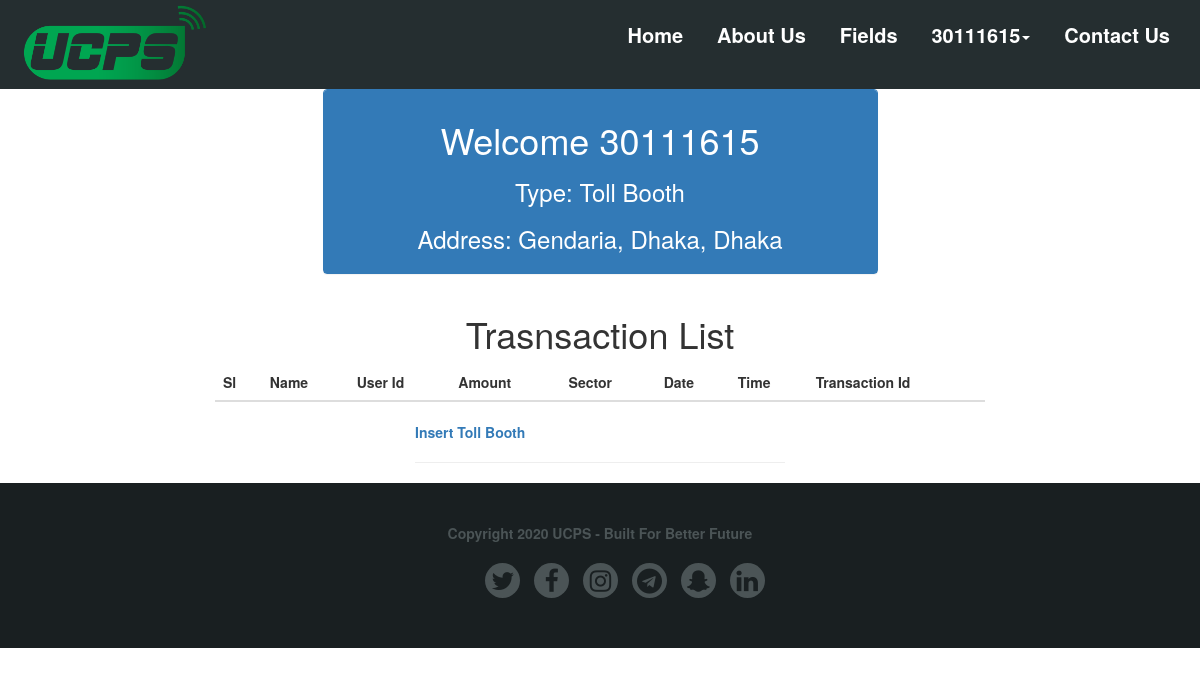
Screenshot of /Webpage/vendor_profile.php (signed in) with the database file from the repository.
### tables this page shows
CREATE TABLE `vendors` (
  `vID` int(10) NOT NULL,
  `Field` varchar(20) NOT NULL,
  `Category` tinyint(1) NOT NULL,
  `Thana` varchar(20) NOT NULL,
  `District` varchar(50) NOT NULL,
  `Division` varchar(50) NOT NULL,
  `username` int(10) NOT NULL,
  `password` varchar(50) NOT NULL
);

### Webpage/vendor_profile.php (the view, shortened to what this page needs)
<?php
include 'connection.php';
$name = $_SESSION["username"];
$resultu = "SELECT * FROM vendors U where U.username = '".$name."' ";
$resultu = mysqli_query($conn, $resultu);
$wid = substr($name,-3);
?>
<!DOCTYPE html>
<html lang="en">
<head>
    <link rel="stylesheet" href="https://maxcdn.bootstrapcdn.com/bootstrap/3.3.7/css/bootstrap.min.css">
    <link href="https://maxcdn.bootstrapcdn.com/font-awesome/4.7.0/css/font-awesome.min.css" rel="stylesheet">
    <link rel="stylesheet" href="css/profilePageStyle.css">
</head>
<body>
    <?php include 'Header.php'; ?>
    <?php  $resu = mysqli_fetch_array($resultu); ?>
    <div class="container" id="top">
        <div class="row">
            <div class="col-xs-12 col-sm-3 col-md-3 col-lg-3"></div>
            <div class="col-xs-12 col-sm-6 col-md-6 col-lg-6">
                <div class="panel panel-primary">
                    <div class="panel-heading">
                        <center>
                            <h1>Welcome <?php echo $resu['username'];?>
                            </h1>
                            <h3>Type: <?php echo $resu['Field'];?></h3>
                            <h3>Address: <?php echo $resu['Thana'];?>, <?php echo $resu['District'];?>, <?php echo $resu['Division'];?></h3>
                        </center>
                    </div>
                </div>
            </div>
            <div class="col-xs-12 col-sm-3 col-md-3 col-lg-3"></div>
        </div>
    </div>
    <div class="container-fluid" id="tab">
        <div class="row">
            <div class="col-md-2"></div>
            <div class="col-md-8">
                <h1>Trasnsaction List</h1>
                <table class="table table-hover">
                    <thead>
                        <tr>
                            <th>Sl</th>
                            <th>Name</th>
                            <th>User Id</th>
                            <th>Amount</th>
                            <th>Sector</th>
                            <th>Date</th>
                            <th>Time</th>
                            <th>Transaction Id</th>
                        </tr>
                    </thead>
                </table>
            </div>
            <div class="col-md-2"></div>
        </div>
    </div>
    <div class="container-fluid" id="top">
        <div class="row">
            <div class="col-xs-12 col-sm-3 col-md-3 col-lg-4"></div>
            <div class="col-xs-12 col-sm-6 col-md-6 col-lg-4">
                <?php
                        if($wid>=1 && $wid<200){?> <a href="insert_card-recharge.php">Insert Card Recharge</a>
                <?php    }
                        else if($wid>=200 && $wid<400){
                            ?> <a href="insert_parking-lot.php">Insert Parking Lot</a>
                <?php   }
                        else if($wid>=400 && $wid<600){
                          ?> <a href="insert_Filling-station.php">Insert Filling Station</a>
                <?php
                        }
                        else if($wid>=600 && $wid<800){
                            ?> <a href="insert_toll-booth.php">Insert Toll Booth</a>
                <?php
                        }
                        ?>
                <hr>
            </div>
            <div class="col-xs-12 col-sm-3 col-md-3 col-lg-4"></div>
        </div>
    </div>
    <?php include 'Footer.php'; ?>
</body>
</html>

### Webpage/css/profilePageStyle.css (style rules this page uses)
* { box-sizing: border-box; font-weight: 800; }
body { position: relative; }
body h1 { text-align: center; }

### rows the page displays
vendors: username "30111615", Field "Toll Booth", Thana "Gendaria", District "Dhaka", Division "Dhaka"

### other values shown
$_SESSION["username"] "30111615"
